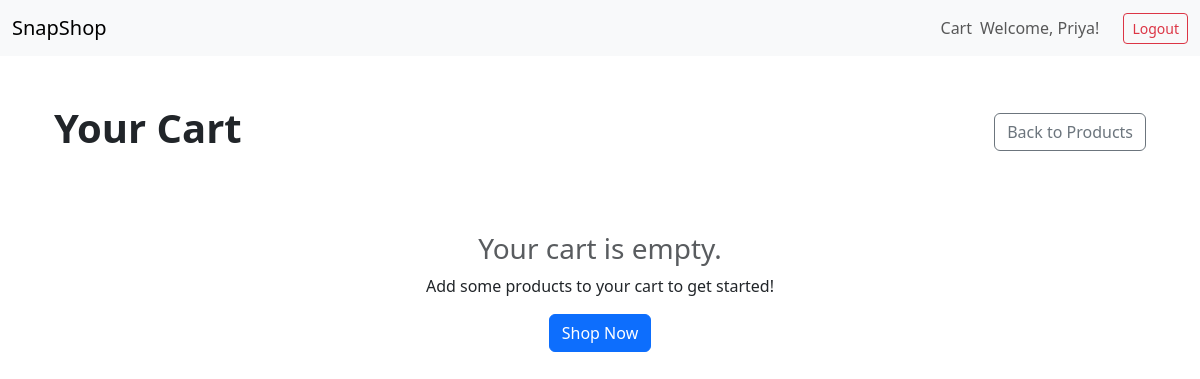
Page /store/cart/ (signed in) on the earlier database version.
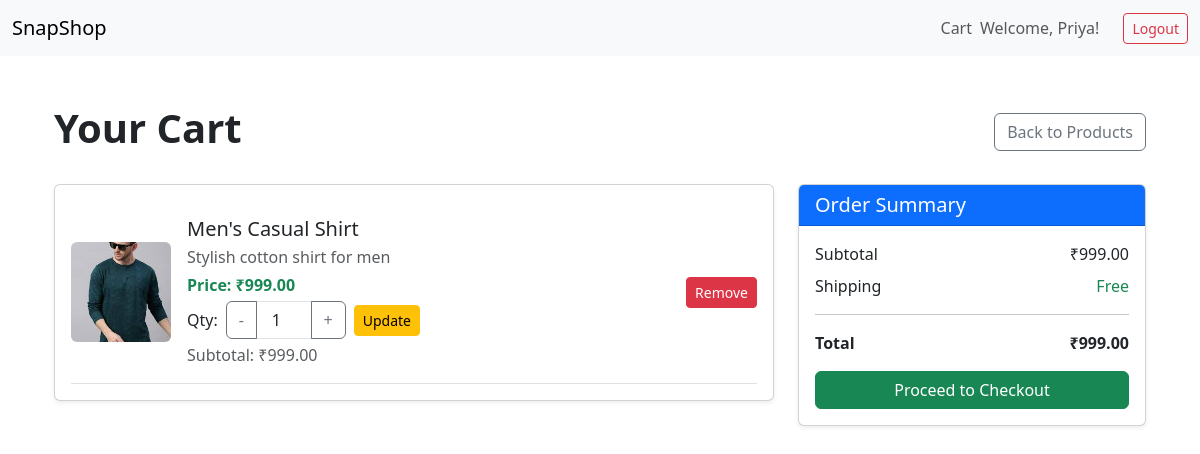
Same page on the later database version.
### store/models.py (models this page shows, shortened)
class CartItem(models.Model):
    cart = models.ForeignKey(Cart, on_delete=models.CASCADE, related_name='cart_items')
    product = models.ForeignKey(Product, on_delete=models.CASCADE)
    quantity = models.PositiveIntegerField(default=1)

class Product(models.Model):
    SECTION_CHOICES = [
        ('kids', 'Kids'),
        ('men', 'Men'),
        ('women', 'Women'),
    ]
    user = models.ForeignKey(User, on_delete=models.CASCADE, null=True, blank=True)  # Made nullable
    name = models.CharField(max_length=255)
    description = models.TextField()
    price = models.DecimalField(max_digits=10, decimal_places=2)
    stock = models.PositiveIntegerField()
    image = models.ImageField(upload_to='products/', blank=True, null=True)
    category = models.CharField(max_length=100, blank=True)
    brand = models.CharField(max_length=100, blank=True, null=True)
    section = models.CharField(max_length=10, choices=SECTION_CHOICES, default='kids')
    created_at = models.DateTimeField(auto_now_add=True)

### store/views.py (the view)
# urls.py: path('cart/', view_cart, name='view_cart'),
@login_required
def view_cart(request):
    cart, created = Cart.objects.get_or_create(user=request.user)
    cart_items = cart.cart_items.all()
    total_price = sum(item.product.price * item.quantity for item in cart_items)
    if request.method == 'POST':
        item_id = request.POST.get('item_id')
        if item_id:
            return redirect(reverse('store:update_cart', kwargs={'item_id': int(item_id)}))
    return render(request, 'store/cart.html', {'cart_items': cart_items, 'total_price': total_price})

### store/templatetags/cart_tags.py (called while the page is built)
@register.filter
def multiply(value, arg):
    try:
        return float(value) * float(arg)
    except (ValueError, TypeError):
        return 0

### store/templatetags/currency_tags.py (called while the page is built)
@register.filter
def to_inr(value):
    try:
        inr_value = float(value)
        return f"₹{inr_value:,.2f}"  # e.g., ₹5,83,250.00
    except (ValueError, TypeError) as e:
        print(f"Error formatting to INR: {value}, Error: {e}")
        return "₹0.00"  # Fallback value

### store/templates/store/cart.html (shortened to what the changed rows need)
{% extends 'store/base.html' %}
{% load cart_tags %}
{% load currency_tags %}
{% block content %}
<div class="container my-5">
    <div class="d-flex justify-content-between align-items-center mb-4">
        <h1 class="fw-bold">Your Cart</h1>
    </div>
    {% if cart_items %}
        <div class="row">
            <div class="col-lg-8">
                <div class="card shadow-sm">
                    <div class="card-body">
                        {% for item in cart_items %}
                            <div class="d-flex align-items-center border-bottom py-3">
                                <div class="me-3">
                                    {% if item.product.image %}
                                        <img src="{{ item.product.image.url }}" alt="{{ item.product.name }}" class="img-fluid rounded" style="width: 100px; height: 100px; object-fit: cover;">
                                    {% else %}
                                        <div class="bg-light text-center rounded" style="width: 100px; height: 100px; line-height: 100px; font-size: 14px;">
                                            No Image
                                        </div>
                                    {% endif %}
                                </div>
                                <div class="flex-grow-1">
                                    <h5 class="mb-1">{{ item.product.name }}</h5>
                                    <p class="text-muted mb-1">{{ item.product.description|truncatewords:10 }}</p>
                                    <p class="text-success fw-bold mb-1">Price: {{ item.product.price|to_inr }}</p>
                                    <div class="d-flex align-items-center mb-1">
                                        <form method="post" action="{% url 'store:update_cart' item.id %}" class="d-flex align-items-center">
                                            <label class="me-2">Qty:</label>
                                            <div class="input-group" style="width: 120px;">
                                                <button class="btn btn-outline-secondary" type="button" onclick="this.parentNode.querySelector('input').stepDown(); this.form.submit();">-</button>
                                                <input type="number" name="quantity" value="{{ item.quantity }}" min="1" class="form-control text-center">
                                                <button class="btn btn-outline-secondary" type="button" onclick="this.parentNode.querySelector('input').stepUp(); this.form.submit();">+</button>
                                            </div>
                                            <button type="submit" class="btn btn-warning btn-sm ms-2">Update</button>
                                        </form>
                                    </div>
                                    <p class="text-muted mb-0">Subtotal: {{ item.product.price|multiply:item.quantity|to_inr }}</p>
                                </div>
                                <div>
                                    <a href="{% url 'store:remove_from_cart' item.id %}" class="btn btn-danger btn-sm">Remove</a>
                                </div>
                            </div>
                        {% endfor %}
                    </div>
                </div>
            </div>
            <div class="col-lg-4">
                <div class="card shadow-sm">
                    <div class="card-header bg-primary text-white">
                        <h5 class="mb-0">Order Summary</h5>
                    </div>
                    <div class="card-body">
                        <div class="d-flex justify-content-between mb-2">
                            <span>Subtotal</span>
                            <span>{{ total_price|to_inr }}</span>
                        </div>
                        <div class="d-flex justify-content-between mb-2">
                            <span>Shipping</span>
                            <span class="text-success">Free</span>
                        </div>
                        <hr>
                        <div class="d-flex justify-content-between fw-bold mb-3">
                            <span>Total</span>
                            <span>{{ total_price|to_inr }}</span>
                        </div>
                        <a href="{% url 'store:checkout' %}" class="btn btn-success w-100">Proceed to Checkout</a>
                    </div>
                </div>
            </div>
        </div>
    {% else %}
        <div class="text-center py-5">
            <h3 class="text-muted">Your cart is empty.</h3>
            <p>Add some products to your cart to get started!</p>
            <a href="{% url 'store:home' %}" class="btn btn-primary">Shop Now</a>
        </div>
    {% endif %}
</div>
{% endblock %}

Differences in the rows shown:
added CartItem: product.image (picture), product.name "Men's Casual Shirt", product.description "Stylish cotton shirt for men", product.price|to_inr "₹999.00", quantity "1", product.price|multiply "₹999.00"
Other differences:
{{ total_price|to_inr }}: (not shown) → "₹999.00"
text no longer shown: "Your cart is empty. Add some products to your cart to get started! Shop Now"
text now shown: "Order Summary Subtotal Shipping Free Total Proceed to Checkout"
